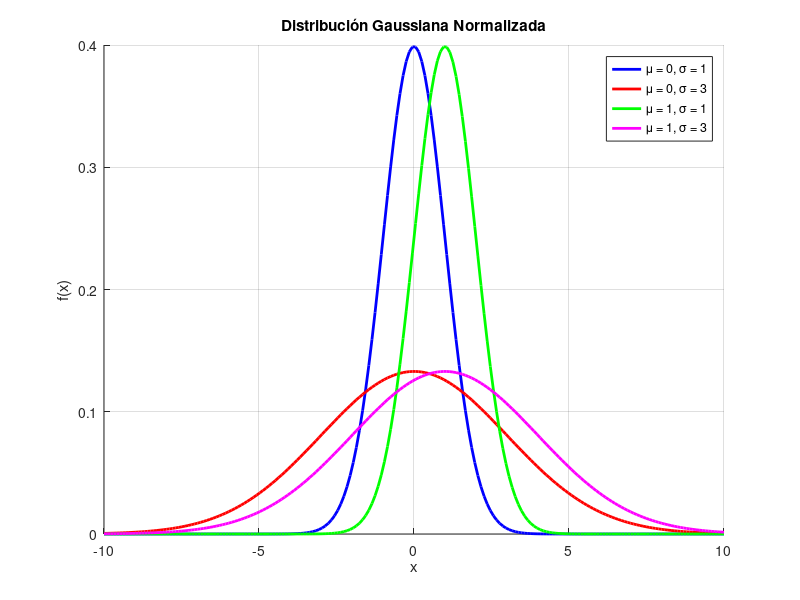

Reproduce this figure in MATLAB.
% Se define la función gauss(x, mu, sigma).
% Se generan valores de x entre -10 y 10.
% Se grafican las curvas para las combinaciones de μ = {0,1} y σ = {1,3}.


% Definir función gaussiana
gauss = @(x, mu, sigma) (1./sqrt(2*pi*sigma^2)) .* exp(-((x-mu).^2) ./ (2*sigma^2));

% Rango valores para x
x = linspace(-10, 10, 200);

% Parámetros a graficar
mu_vals = [0, 1];
sigma_vals = [1, 3];

% Crear figura
figure;
hold on;
colors = {'b', 'r', 'g', 'm'};

% Generar y graficar curvas
index = 1;
for mu = mu_vals
    for sigma = sigma_vals
        y = gauss(x, mu, sigma);
        plot(x, y, colors{index}, 'LineWidth', 2);
        legend_entries{index} = sprintf('\\mu = %d, \\sigma = %d', mu, sigma);
        index = index + 1;
    end
end

% Configurar gráfico
legend(legend_entries);
xlabel('x');
ylabel('f(x)');
title('Distribución Gaussiana Normalizada');
grid on;
